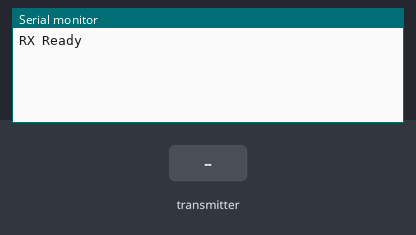
Simulated run of this sketch. Board: Arduino Uno, built for the host (arithmetic inside an expression is 32-bit, double 64-bit). On the bench: the last lines printed to the serial monitor. The test bench sets the inputs (shaded band). No radio packets arrive unless stated.

Above: at 1.2 s.
1.3 s: the transmitter starts sending audioBuffer = 0
At 1.37 s:
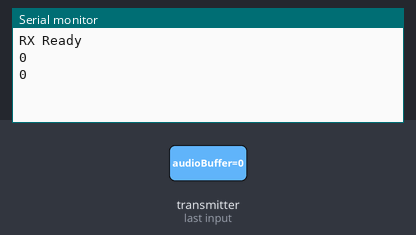
3.2 s: the transmitter starts sending audioBuffer = 256
At 3.21 s:
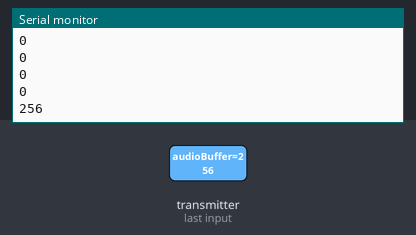

Measured:
- after the input at 1.3 s, the serial monitor: prints a new line at once (image 1)
- after the input at 3.2 s, the serial monitor: prints a new line at once (image 2)

The sketch:

RX_Guitar.ino
```cpp
/*
 * GUITAR_RX_STM32.ino
 * Приёмник аудиосигнала. Вывод через ШИМ (PA4) + обязательный ФНЧ на выходе
 * Подключение:
 *   nRF24L01: CE=PB0, CSN=PB1
 *   Выход: PA4 (PWM/DAC) -> RC-фильтр -> УНЧ/Наушники
 */

#include <SPI.h>
#include <RF24.h>

#define CE_PIN  PB0
#define CSN_PIN PB1
#define OUT_PIN PA1

RF24 radio(CE_PIN, CSN_PIN);
const byte pipeAddr[6] = "00001";

const uint8_t SAMPLES_PER_PKT = 16;
uint16_t audioBuffer;


void setup() {
  Serial.begin(115200);
  pinMode(OUT_PIN, OUTPUT);

  radio.begin();
  radio.setChannel(100);
  radio.setDataRate(RF24_2MBPS);
  radio.setPALevel(RF24_PA_LOW);
  radio.openReadingPipe(1, pipeAddr);
  radio.startListening(); // Режим RX

  Serial.println("RX Ready");
}

void loop() {
  if (radio.available()) {
    radio.read(&audioBuffer, sizeof(audioBuffer));
    Serial.println(audioBuffer);

    uint8_t pwmVal = map(audioBuffer, 0, 4095, 0, 255);
    analogWrite(OUT_PIN, pwmVal);
    // Вывод отсчётов
    //for (uint8_t i = 0; i < SAMPLES_PER_PKT; i++) {
      // map() преобразует 12-бит (0-4095) в 8-бит ШИМ (0-255)

      // Небольшая задержка для стабилизации ШИМ-периода
      // В реальном проекте заменяется на таймерный DMA или аппаратный ЦАП
      delayMicroseconds(60);
    //}
  }

}

/*#include <Arduino.h>
#include <stm32f1xx_hal.h>
#include <SPI.h>
#include <RF24.h>

#define CE_PIN   PB0
#define CSN_PIN  PB1
#define PWM_PIN  PA1  // TIM3_CH2 (избегаем PA6 = SPI1_MISO)
#define SAMPLES_PER_PKT 16

RF24 radio(CE_PIN, CSN_PIN);
const byte pipeAddr[6] = "00001";

TIM_HandleTypeDef htim3;
uint16_t rxBuffer[SAMPLES_PER_PKT]; // volatile не нужен

void setup() {
  Serial.begin(115200);
  delay(1000);

  SPI.begin();

  __HAL_RCC_TIM3_CLK_ENABLE();
  __HAL_RCC_GPIOA_CLK_ENABLE();

  GPIO_InitTypeDef GPIO_InitStruct = {0};
  GPIO_InitStruct.Pin = PWM_PIN;
  GPIO_InitStruct.Mode = GPIO_MODE_AF_PP;
  GPIO_InitStruct.Speed = GPIO_SPEED_FREQ_HIGH;
  HAL_GPIO_Init(GPIOA, &GPIO_InitStruct);

  htim3.Instance = TIM3;
  htim3.Init.Prescaler = 0;
  htim3.Init.Period = 1023;
  htim3.Init.CounterMode = TIM_COUNTERMODE_UP;
  HAL_TIM_PWM_Init(&htim3);

  TIM_OC_InitTypeDef sConfigOC = {0};
  sConfigOC.OCMode = TIM_OCMODE_PWM1;
  sConfigOC.Pulse = 512;
  sConfigOC.OCPolarity = TIM_OCPOLARITY_HIGH;
  HAL_TIM_PWM_ConfigChannel(&htim3, &sConfigOC, TIM_CHANNEL_2);
  HAL_TIM_PWM_Start(&htim3, TIM_CHANNEL_2);

  radio.begin();
  delay(100);
  radio.setChannel(100);
  radio.setDataRate(RF24_2MBPS);
  radio.setPALevel(RF24_PA_LOW);
  radio.setRetries(0, 0);
  radio.setAutoAck(false);
  radio.setPayloadSize(32);       // КРИТИЧНО: должен совпадать с TX
  radio.setCRCLength(RF24_CRC_16);
  radio.openReadingPipe(1, pipeAddr);
  radio.startListening();

  Serial.println("RX Ready");
}

void loop() {
  if (radio.available()) {
    radio.read(rxBuffer, 32);
    for (uint8_t i = 0; i < SAMPLES_PER_PKT; i++) {
      uint32_t pwmVal = rxBuffer[i] >> 2; // 12 бит -> 10 бит
      if (pwmVal > 1023) pwmVal = 1023;
      __HAL_TIM_SET_COMPARE(&htim3, TIM_CHANNEL_2, pwmVal);
      delayMicroseconds(21); // ~47 кГц обновление ШИМ
    }
  }
}*/
```
